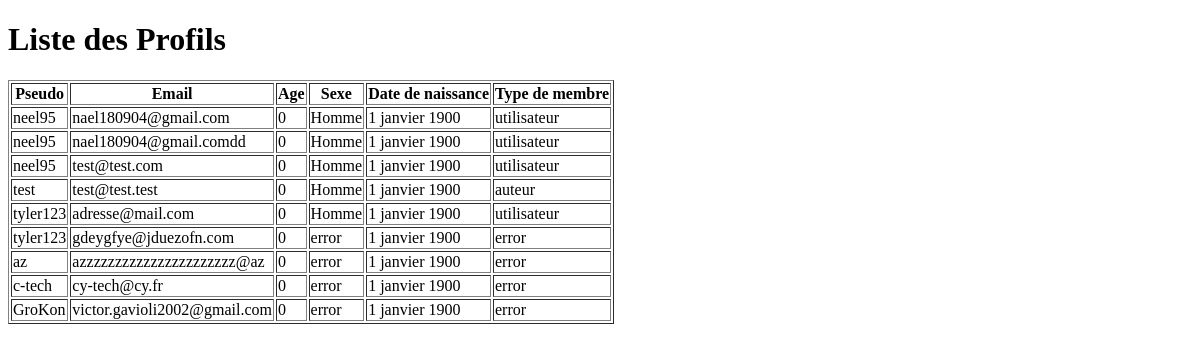
The page /showProfil/ on the database as committed earlier.
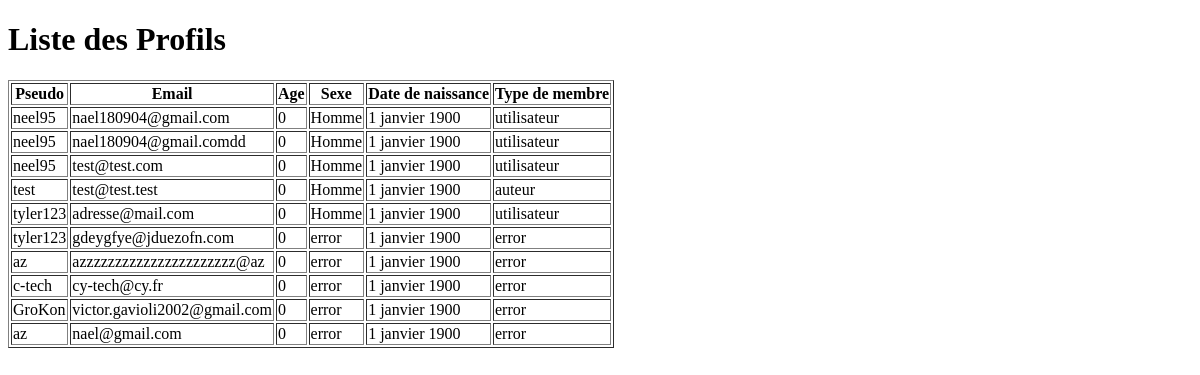
The same page on the database as committed later.
### Profil/models.py (models this page shows, shortened)
class Profil(models.Model):
    email = models.EmailField(max_length=200, unique=True, default="error")
    pseudo = models.CharField(max_length=30, default="error")
    age = models.IntegerField(validators=[MinValueValidator(0), MaxValueValidator(120)], default=0)
    HOMME = 'H'
    FEMME = 'F'
    AUTRE = 'A'
    SEXE_CHOICES = [
        (HOMME, 'Homme'),
        (FEMME, 'Femme'),
        (AUTRE, 'Autre'),
    ]
    sexe = models.CharField(max_length=30, choices=SEXE_CHOICES, default="error")
    date_de_naissance = models.DateField(default="1900-01-01")
    type_de_membre = models.CharField(max_length=30, default="error")
    prenom = models.CharField(max_length=30, default="error")
    nom = models.CharField(max_length=30, default="error")
    mot_de_passe = models.CharField(max_length=128, default="error")

### Profil/views.py (the view)
# urls.py: path('showProfil/', afficherProfil),
def afficherProfil(request):
    profils = Profil.objects.all()
    return render(request, 'profils.html', {'profils': profils})

### Profil/templates/profils.html (shortened to what this page needs)
<!DOCTYPE html>
<html lang="fr">
<head>
</head>
<body>
    <h1>Liste des Profils</h1>
    <table border="1">
        <thead>
            <tr>
                <th>Pseudo</th>
                <th>Email</th>
                <th>Age</th>
                <th>Sexe</th>
                <th>Date de naissance</th>
                <th>Type de membre</th>
            </tr>
        </thead>
        <tbody>
            {% for profil in profils %}
            <tr>
                <td>{{ profil.pseudo }}</td>
                <td>{{ profil.email }}</td>
                <td>{{ profil.age }}</td>
                <td>{{ profil.get_sexe_display }}</td>
                <td>{{ profil.date_de_naissance }}</td>
                <td>{{ profil.type_de_membre }}</td>
            </tr>
            {% endfor %}
        </tbody>
    </table>
</body>
</html>

Rows that differ between the two databases and show on the page:
added Profil: pseudo "az", email "nael@gmail.com", age "0", sexe "error", date_de_naissance "1 janvier 1900", type_de_membre "error"
